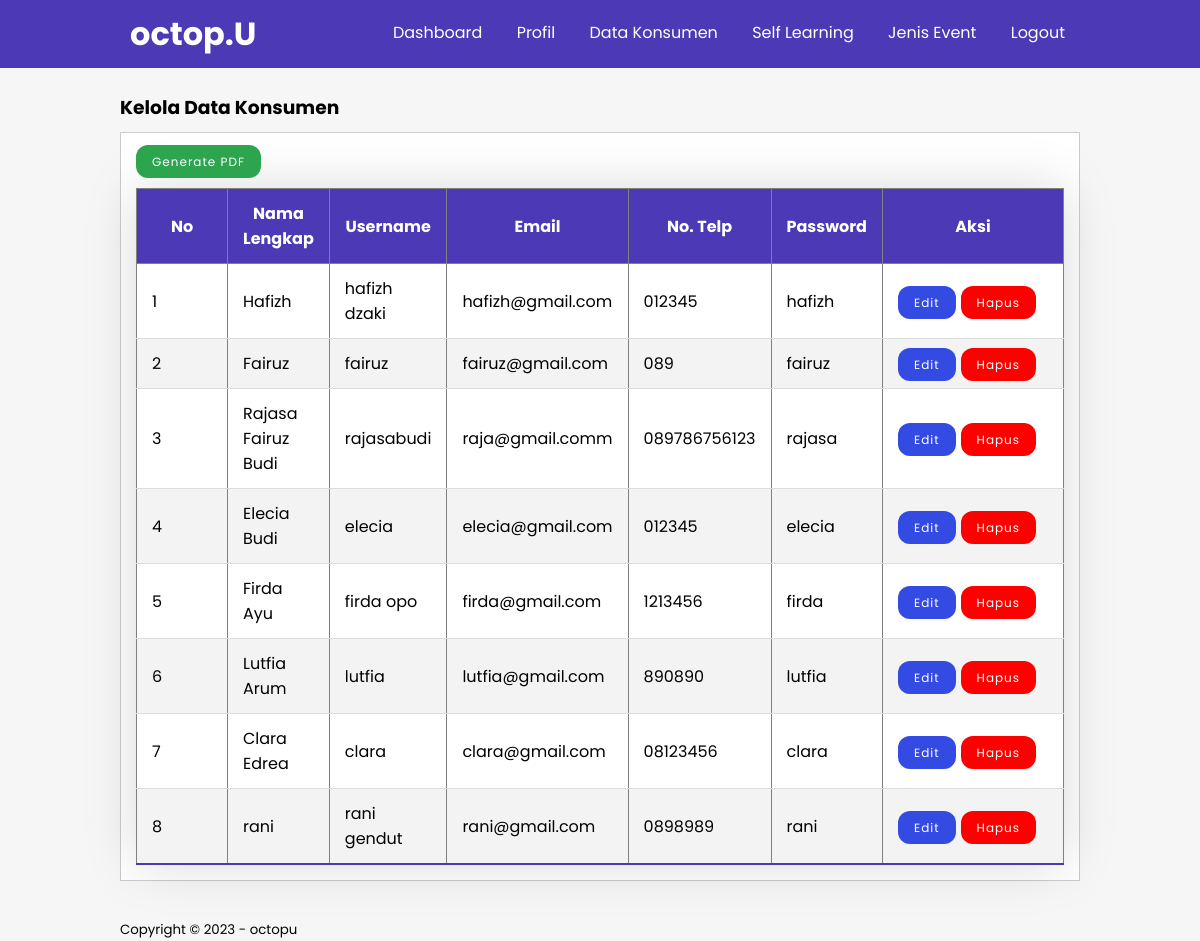
Page /data-kons.php on the committed database.
### tables this page shows
CREATE TABLE `tb_konsumen` (
  `kons_id` int(11) NOT NULL,
  `kons_nama` varchar(50) NOT NULL,
  `kons_username` varchar(20) NOT NULL,
  `kons_mail` varchar(20) NOT NULL,
  `kons_telp` varchar(20) NOT NULL,
  `kons_password` varchar(10) NOT NULL
);

### data-kons.php (the view, shortened to what this page needs)
<?php
    include 'db.php';
?>
<!DOCTYPE html>
<html lang="en">
<head>
    <link rel="stylesheet" type="text/css" href="css/style.css">
</head>
<body>
    <header>
        <div class="container">
                <h1><a href="index.php">octop.U</a></h1>
            <ul>
                <li><a href="index.php">Dashboard</a></li>
                <li><a href="profil.php">Profil</a></li>
                <li><a href="data-kons.php">Data Konsumen</a></li>
                    <li><a href="data-learning.php">Self Learning</a></li>
                    <li><a href="data-event.php">Jenis Event</a></li>
                    <li><a href="logout.php">Logout</a></li>
                </ul>
        </div>
    </header>
    <div class="section">
        <div class="container">
            <h3>Kelola Data Konsumen</h3>
            <div class="box">
                <p style="padding-bottom: 15px;">
                    <a href="generate-pdfKons.php" class="btn-tmbh">Generate PDF</a>
                </p>
               <table border="1" cellspacing="0" class="table">
                   <thead>
                       <tr>
                           <th width="60px">No</th>
                           <th>Nama Lengkap</th>
                           <th>Username</th>
                           <th>Email</th>
                           <th>No. Telp</th>
                           <th>Password</th>
                           <th width="150px">Aksi</th>
                       </tr>
                   </thead>
                   <tbody>
                       <?php
                            $no = 1;
                            $kons = mysqli_query($conn, "SELECT * FROM tb_konsumen ORDER BY kons_id DESC");
                            while($row = mysqli_fetch_array($kons)){
                       ?>
                       <tr>
                           <td><?php echo $no++ ?></td>
                           <td><?php echo $row['kons_nama'] ?></td>
                            <td><?php echo $row['kons_username'] ?></td>
                           <td><?php echo $row['kons_mail'] ?></td>
                            <td><?php echo $row['kons_telp'] ?></td>
                             <td><?php echo $row['kons_password'] ?></td>
                          <td style="padding-bottom: 12px; padding-top: 12px;">
                               <a href="edit-kons.php?id=<?php echo $row['kons_id'] ?>" class="btn-edt" style="margin-right: 5px;">Edit</a><a href="proses-hapus.php?idc=<?php echo $row['kons_id']?>" class="btn-mrh">Hapus</a>
                           </td>
                       </tr>
                       <?php
                    } ?>
                   </tbody>
               </table>
            </div>
        </div>
    </div>
    <footer>
        <div class="container">
            <small>Copyright &copy; 2023 - octopu</small>
        </div>
    </footer>
</body>
</html>

### css/style.css (style rules this page uses)
* { padding: 0; margin: 0; font-family: Poppins; }
body { background-color: rgba(247, 245, 245, 0.884); }
a { color: inherit; text-decoration: none; }
.btn-mrh { background-color: red; color: white; padding: 8px 16px; text-align: center; letter-spacing: 1px; text-decoration: none; font-size: 12px; transition: 0.5s; border-radius: 12px; }
.btn-edt { background-color: #334be3; color: white; padding: 8px 16px; text-align: center; letter-spacing: 1px; text-decoration: none; font-size: 12px; transition: 0.5s; border-radius: 12px; }
.btn-tmbh { background-color: #2da44e; color: white; padding: 8px 16px; text-align: center; letter-spacing: 1px; text-decoration: none; font-size: 12px; transition: 0.5s; border-radius: 12px; }
header { color: #fff; }
header { background-color: #4B39B5; }
header h1 { float: left; padding: 10px; }
header ul { float: right; }
header ul li { display: inline-block; }
header ul li a { padding: 20px 15px 20px 15px; display: inline-block; }
.container { width: 80% ; margin : 0 auto; }
.container:after { content: ''; display: block; clear: both; }
.section { padding: 25px 0; }
.box { background-color: #fff; border: 1px solid #ccc; padding: 15px; box-sizing: border-box; margin: 10px 0; }
.box::after { content: ''; display: block; clear: both; }
.table { width: 100%; border-collapse: collapse; box-shadow: 0 0 50px rgba(0, 0, 0, 0.15); }
.table thead tr { background-color: #4B39B5; color: #ffffff; }
.table th, .table td { padding: 12px 15px; }
table tbody tr { border-bottom: 1px solid #dddddd; }
table tbody tr:nth-of-type(even) { background-color: #f3f3f3; }
table tbody tr:last-of-type { border-bottom: 2px solid #4B39B5; }

### rows in the picture
tb_konsumen: kons_nama "Hafizh", kons_username "hafizh dzaki", kons_mail "hafizh@gmail.com", kons_telp "012345", kons_password "hafizh"
tb_konsumen: kons_nama "Fairuz", kons_username "fairuz", kons_mail "fairuz@gmail.com", kons_telp "089", kons_password "fairuz"
tb_konsumen: kons_nama "Rajasa Fairuz Budi", kons_username "rajasabudi", kons_mail "raja@gmail.comm", kons_telp "089786756123", kons_password "rajasa"
tb_konsumen: kons_nama "Elecia Budi", kons_username "elecia", kons_mail "elecia@gmail.com", kons_telp "012345", kons_password "elecia"
tb_konsumen: kons_nama "Firda Ayu", kons_username "firda opo", kons_mail "firda@gmail.com", kons_telp "1213456", kons_password "firda"
tb_konsumen: kons_nama "Lutfia Arum", kons_username "lutfia", kons_mail "lutfia@gmail.com", kons_telp "890890", kons_password "lutfia"
tb_konsumen: kons_nama "Clara Edrea", kons_username "clara", kons_mail "clara@gmail.com", kons_telp "08123456", kons_password "clara"
tb_konsumen: kons_nama "rani", kons_username "rani gendut", kons_mail "rani@gmail.com", kons_telp "0898989", kons_password "rani"
